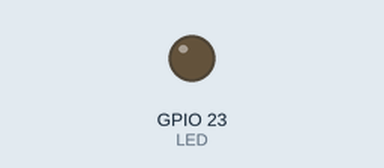
Bench run of a sketch on a simulated ESP32. On the bench: output pins drawn as LEDs (lit = HIGH). Dashed ring = blinking.

Above: at 0.5 s.
At 2.2 s:
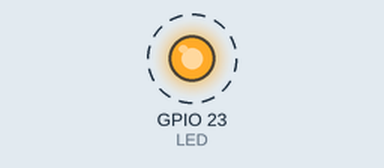
Timing chart, 0 to 3.0 s (numbered marks = the images above):
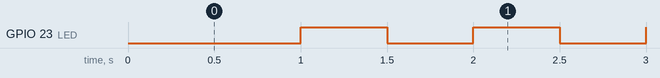

The sketch:

TimerInt.ino
```cpp
/*************************************************************
 *                      TIMER INTERRUPT
 *                      ===============
 *
 * This is an example of using a timer interrupt on the
 * ESP32 Devkitc. In this example an LED is connected to GPIO
 * port 23. The LED is flashed every 500 ms inside the interrupt
 * service routine.
 *
 *
 * File:   TimerInt
 * Date:   July 2017
 * Author: Dogan Ibrahim
 *************************************************************/
#define LED 23                                // LED on GPIO 23
int state = 0;

hw_timer_t * timer = NULL;                    // Create a hardware timer

//
// Configure LED port as output. We are using timer 0 (1st timer)
// in timerBegin with the prescaler set to 80 and counting mode
// is up (set to true).
//
// The clock frequency is 80 MHz, thus, by using a pre-scaler
// value of 80, we have 1 MHz, or the timer interrupt rate will
// be every microsecond. The interrupt service routine is called
// LEDControl. We are setting to call function LEDControl when
// the timer expires and a timer interrupt is generated. Because
// teh edge mode is set to true in timerAttachInterrupt function,
// interrupts will be accepted on edge of the clock.
//
// In timerAlarmWrite function the timer alarm value is set to
// 500 ms and auto repeat is set to be true so that the interrupt
// service routine (LEDControl) will be called every 500 ms (
// remember that 1 second is equal to 1000000 microseconds).
//
//
void setup()
{
   pinMode(LED, OUTPUT);                      // LED is output
   timer = timerBegin(0, 80, true);           // Timer every microsecond
   timerAttachInterrupt(timer, &LEDControl, true);
   timerAlarmWrite(timer, 500000, true);
   timerAlarmEnable(timer);
}


//
// This is the timer interrupt service routine. Flash the LED
// every 500 ms
//
void LEDControl()
{
   if(state == 0)
   {
      state = 1;
      digitalWrite(LED, LOW);                     // LED OFF
   }
   else
   {
      state = 0;
      digitalWrite(LED, HIGH);                    // LED ON
   }
}


void loop()
{
  // no code
}
```

Measured:
- by itself, GPIO 23 (LED): alternates HIGH for 0.50 s and LOW for 0.50 s
